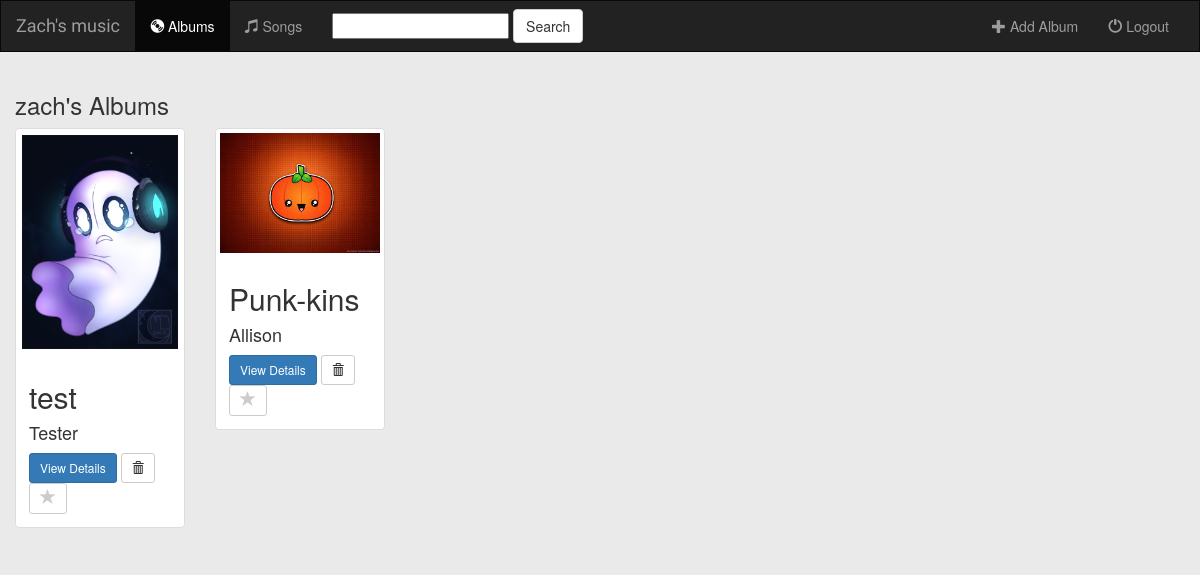
Screenshot of /music/ (signed in) with the database file from the repository.
### music/models.py (models this page shows, shortened)
class Album(models.Model):
    artist = models.CharField(max_length=100)
    album_title = models.CharField(max_length=100)
    genre = models.CharField(max_length=100)
    album_logo = models.FileField()

### music/views.py (the view)
class IndexView(generic.ListView):
    template_name = 'music/index.html'
    context_object_name = 'albums'
    def get_queryset(self):
        return Album.objects.all()

### music/templates/music/index.html (shortened to what this page needs)
{% extends 'music/base.html' %}
{% block body %}
<div class="albums-container container-fluid">
    <div class="row">
        <div class="col-sm-12">
            <h3>{{ user.username }}'s Albums</h3>
        </div>
        {% if albums %}
            {% for album in albums %}
                <div class="col-sm-4 col-lg-2">
                    <div class="thumbnail">
                        <a href="{% url 'music:detail' album.id %}">
                            <img src="{{ album.album_logo.url }}" class="img-responsive">
                        </a>
                        <div class="caption">
                            <h2>{{ album.album_title }}</h2>
                            <h4>{{ album.artist }}</h4>
                            <a href="{% url 'music:detail' album.id %}" class="btn btn-primary btn-sm" role="button">View Details</a>
                            <form action="{% url 'music:album-delete' album.id %}" method="post" style="display: inline;">
                                <button type="submit" class="btn btn-default btn-sm">
                                    <span class="glyphicon glyphicon-trash"></span>
                                </button>
                            </form>
                            <a href="#" class="btn btn-default btn-sm btn-favorite" role="button">
                                <span class="glyphicon glyphicon-star {% if album.is_favorite %}active{% endif %}"></span>
                            </a>
                        </div>
                    </div>
                </div>
            {% endfor %}
        {% endif %}
    </div>
</div>
{% endblock %}

### music/static/music/style.css (style rules this page uses)
body { background: #EAEAEA; }
.glyphicon-star { color: #CCCCCC; font-size: 16px; }

### rows the page displays
Album: album_logo (picture), album_title "test", artist "Tester"
Album: album_logo (picture), album_title "Punk-kins", artist "Allison"

### other values shown
{{ user.username }} "zach"
